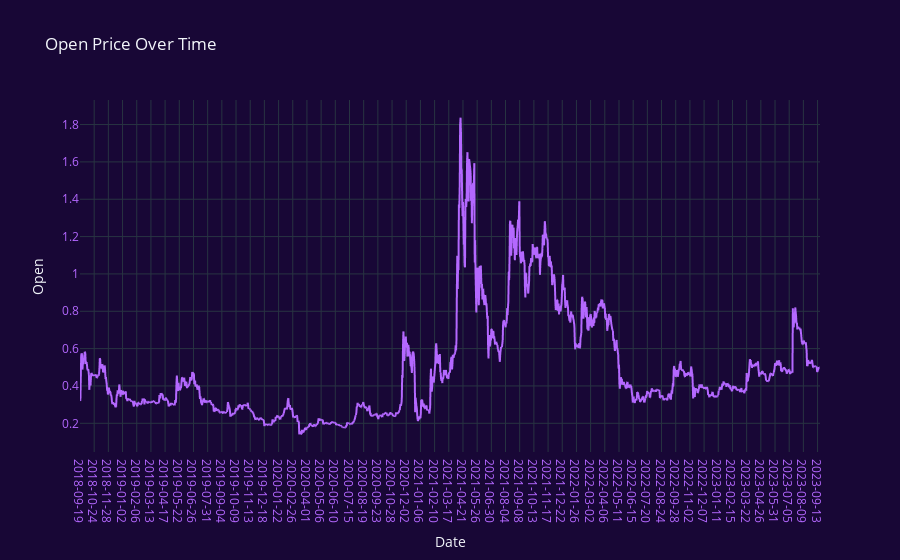

This figure's notebook cell:
### Markdown cell above
## i) Graph for Open Prices

### Code cell
import plotly.graph_objects as go

# plt.style.use("dark_background")
plt.figure(figsize=(14, 6))
fig = px.line(XRP.Open,x=XRP.Date, y='Open', labels={'x': 'Date', 'y': 'Price'}, title='Open Price Over Time')
fig.update_xaxes(type='category')  # Ensure the x-axis treats the index as categorical (date)
fig.update_xaxes(tickfont=dict(color='#B468FF'))  # Set x-axis label color to light purple
fig.update_yaxes(tickfont=dict(color='#B468FF'))  # Set y-axis label color to light purple

# Set the background color and use the "plotly_dark" template
fig.update_layout(
    paper_bgcolor='#180736',  # Set the background color to white
    plot_bgcolor='#180736',  # Set the background color to white
    template="plotly_dark"  # Use the "plotly_dark" template
)
fig.update_traces(line=dict(color='#B468FF'))

fig.update_xaxes(showgrid=True)
fig.update_yaxes(showgrid=True)

fig.show()

### Figure 1 — Plotly figure (JSON) as saved in the notebook; plotly's stock layout.template omitted (floating-point values rounded to 4 significant figures; data arrays with more than 128 entries replaced by an {"elided": "..."} marker saying what was removed)
{"data": [{"hovertemplate": "Date=%{x}<br>Open=%{y}<extra></extra>", "legendgroup": "", "line": {"color": "#B468FF", "dash": "solid"}, "marker": {"symbol": "circle"}, "mode": "lines", "name": "", "showlegend": false, "type": "scattergl", "x": {"elided": "1827 str values"}, "xaxis": "x", "y": {"elided": "1827 float values"}, "yaxis": "y"}], "layout": {"legend": {"tracegroupgap": 0}, "paper_bgcolor": "#180736", "plot_bgcolor": "#180736", "title": {"text": "Open Price Over Time"}, "xaxis": {"anchor": "y", "domain": [0, 1], "showgrid": true, "tickfont": {"color": "#B468FF"}, "title": {"text": "Date"}, "type": "category"}, "yaxis": {"anchor": "x", "domain": [0, 1], "showgrid": true, "tickfont": {"color": "#B468FF"}, "title": {"text": "Open"}}}}
